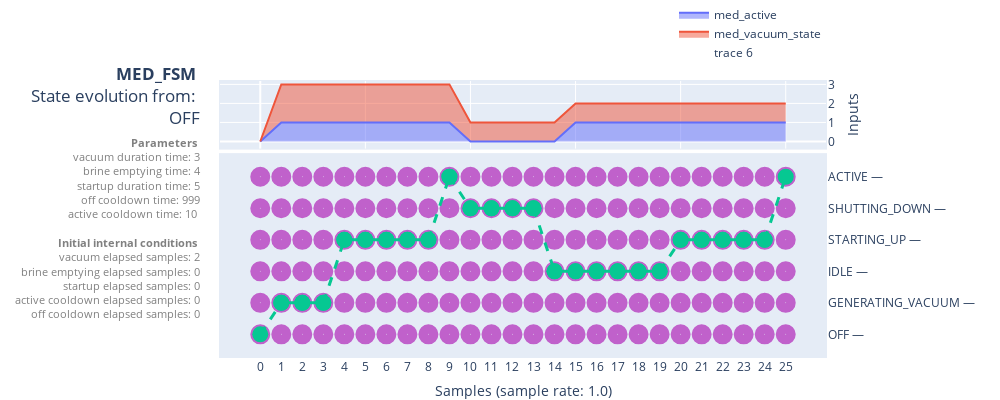

Notebook code cell kept with this figure:
### Markdown cell above
### Visualize state evolution of tests

### Code cell
from solarmed_modeling.visualization.fsm.state_evolution import plot_episode_state_evolution
# from solarmed_modeling.fsms.utils import convert_to

for param_idx in range(len(params_to_test)):
    for init_int_st_idx in range(len(initial_internal_state_to_test)):
        df = dfs[param_idx][init_int_st_idx]
        model = models[param_idx][init_int_st_idx]
        df["med_vacuum_state"] = df["med_vacuum_state"].map(lambda x: x.value)
        fig = plot_episode_state_evolution(model=model, df=df, show_inputs_subplot=True)

        fig.show()

### Figure 1 — Plotly figure (JSON) as saved in the notebook; plotly's stock layout.template omitted (floating-point values rounded to 4 significant figures; data arrays with more than 128 entries replaced by an {"elided": "..."} marker saying what was removed)
{"data": [{"hoverinfo": "name+x+y", "legendgroup": "inputs", "name": "med_active", "showlegend": true, "stackgroup": "inputs", "type": "scatter", "uid": "5592dbf1-afef-4888-89d8-84aea7b43017", "x": [0, 1, 2, 3, 4, 5, 6, 7, 8, 9, 10, 11, 12, 13, 14, 15, 16, 17, 18, 19, 20, 21, 22, 23, 24, 25], "xaxis": "x", "y": [0, 1, 1, 1, 1, 1, 1, 1, 1, 1, 0, 0, 0, 0, 0, 1, 1, 1, 1, 1, 1, 1, 1, 1, 1, 1], "yaxis": "y"}, {"hoverinfo": "name+x+y", "legendgroup": "inputs", "name": "med_vacuum_state", "showlegend": true, "stackgroup": "inputs", "type": "scatter", "uid": "86d3a8e3-7d06-464a-b2d2-49843b474f74", "x": [0, 1, 2, 3, 4, 5, 6, 7, 8, 9, 10, 11, 12, 13, 14, 15, 16, 17, 18, 19, 20, 21, 22, 23, 24, 25], "xaxis": "x", "y": [0, 2, 2, 2, 2, 2, 2, 2, 2, 2, 1, 1, 1, 1, 1, 1, 1, 1, 1, 1, 1, 1, 1, 1, 1, 1], "yaxis": "y"}, {"hoverinfo": "none", "line": {"color": "rgb(50,50,50)", "width": 0.5}, "marker": {"color": "#c061cb", "size": 20, "symbol": "circle-dot"}, "mode": "markers", "name": "states", "showlegend": false, "text": {"elided": "156 str values"}, "type": "scatter", "uid": "9ed094ea-23f0-41b1-aa4e-122df88a1d60", "x": {"elided": "156 int values"}, "xaxis": "x2", "y": {"elided": "156 int values"}, "yaxis": "y2"}, {"hoverinfo": "none", "line": {"color": "#06C892", "dash": "solid", "width": 3}, "marker": {"color": "#06C892", "size": 16}, "mode": "lines+markers", "showlegend": false, "type": "scatter", "uid": "eef069fd-24a7-4008-abd4-aa9fb51c295b", "x": [1, 2, null, 2, 3, null, 4, 5, null, 5, 6, null, 6, 7, null, 7, 8, null, 10, 11, null, 11, 12, null, 12, 13, null, 14, 15, null, 15, 16, null, 16, 17, null, 17, 18, null, 18, 19, null, 20, 21, null, 21, 22, null, 22, 23, null, 23, 24, null], "xaxis": "x2", "y": [1, 1, null, 1, 1, null, 3, 3, null, 3, 3, null, 3, 3, null, 3, 3, null, 4, 4, null, 4, 4, null, 4, 4, null, 2, 2, null, 2, 2, null, 2, 2, null, 2, 2, null, 2, 2, null, 3, 3, null, 3, 3, null, 3, 3, null, 3, 3, null], "yaxis": "y2"}, {"hoverinfo": "none", "line": {"color": "#AD72F3", "dash": "solid", "width": 3}, "mode": "lines+markers", "showlegend": false, "type": "scatter", "uid": "3bec380d-af44-476c-b199-2178593e921c", "xaxis": "x2", "yaxis": "y2"}, {"hoverinfo": "none", "line": {"color": "#06C892", "dash": "dash", "width": 3}, "marker": {"color": "#06C892", "size": 16}, "mode": "lines+markers", "showlegend": false, "type": "scatter", "uid": "ac48e438-c3e0-4fc0-80f7-4909ba2d323c", "x": [0, 1, null, 3, 4, null, 8, 9, null, 9, 10, null, 13, 14, null, 19, 20, null, 24, 25, null], "xaxis": "x2", "y": [0, 1, null, 1, 3, null, 3, 5, null, 5, 4, null, 4, 2, null, 2, 3, null, 3, 5, null], "yaxis": "y2"}, {"customdata": {"elided": "26x11 mixed values"}, "hovertemplate": "(sample: %{x}, state: <b>%{customdata[0]}</b>) <br><br><b>Internal states</b><br>vacuum generated: %{customdata[1]}<br>vacuum elapsed samples: %{customdata[2]}<br>brine empty: %{customdata[3]}<br>brine emptying elapsed samples: %{customdata[4]}<br>startup done: %{customdata[5]}<br>startup elapsed samples: %{customdata[6]}<br>active cooldown done: %{customdata[7]}<br>active cooldown elapsed samples: %{customdata[8]}<br>off cooldown done: %{customdata[9]}<br>off cooldown elapsed samples: %{customdata[10]}<extra></extra>", "marker": {"color": "rgba(0, 0, 0, 0)"}, "mode": "markers", "type": "scatter", "uid": "c2543314-d011-4a19-9972-7b28ed76d3f4", "x": [0, 1, 2, 3, 4, 5, 6, 7, 8, 9, 10, 11, 12, 13, 14, 15, 16, 17, 18, 19, 20, 21, 22, 23, 24, 25], "y": [0, 0, 0, 0, 0, 0, 0, 0, 0, 0, 0, 0, 0, 0, 0, 0, 0, 0, 0, 0, 0, 0, 0, 0, 0, 0]}], "layout": {"autosize": false, "font": {"size": 12}, "height": 400, "hovermode": "x unified", "legend": {"bordercolor": "rgba(0,0,0,0)", "borderwidth": 0, "traceorder": "normal", "x": 1, "xanchor": "right", "y": 1.05, "yanchor": "bottom"}, "margin": {"b": 0, "l": 220, "pad": 1, "r": 20, "t": 50}, "showlegend": true, "title": {"subtitle": {"font": {"color": "gray", "size": 11}, "text": "<b>Parameters</b> <br>vacuum duration time: 3<br>brine emptying time: 4<br>startup duration time: 5<br>off cooldown time: 999<br>active cooldown time: 10 <br><br><b>Initial internal conditions</b> <br>vacuum elapsed samples: 2<br>brine emptying elapsed samples: 0<br>startup elapsed samples: 0<br>active cooldown elapsed samples: 0<br>off cooldown elapsed samples: 0"}, "text": "<b>MED_FSM</b> <br>State evolution from: <br>OFF", "x": 0.2, "xanchor": "right", "y": 0.8, "yanchor": "top"}, "width": 1000, "xaxis": {"anchor": "y", "domain": [0, 1], "matches": "x2", "showticklabels": false}, "xaxis2": {"anchor": "y2", "domain": [0, 1], "showgrid": false, "showline": false, "showticklabels": true, "tickvals": [0, 1, 2, 3, 4, 5, 6, 7, 8, 9, 10, 11, 12, 13, 14, 15, 16, 17, 18, 19, 20, 21, 22, 23, 24, 25], "title": {"text": "Samples (sample rate: 1.0)"}, "zeroline": false}, "yaxis": {"anchor": "x", "domain": [0.755, 1], "side": "right", "title": {"text": "Inputs"}}, "yaxis2": {"anchor": "x2", "domain": [0, 0.735], "showgrid": false, "showline": false, "showticklabels": true, "side": "right", "ticktext": ["OFF —", "GENERATING_VACUUM —", "IDLE —", "STARTING_UP —", "SHUTTING_DOWN —", "ACTIVE —"], "tickvals": [0, 1, 2, 3, 4, 5], "title": {"text": ""}, "zeroline": false}}}
